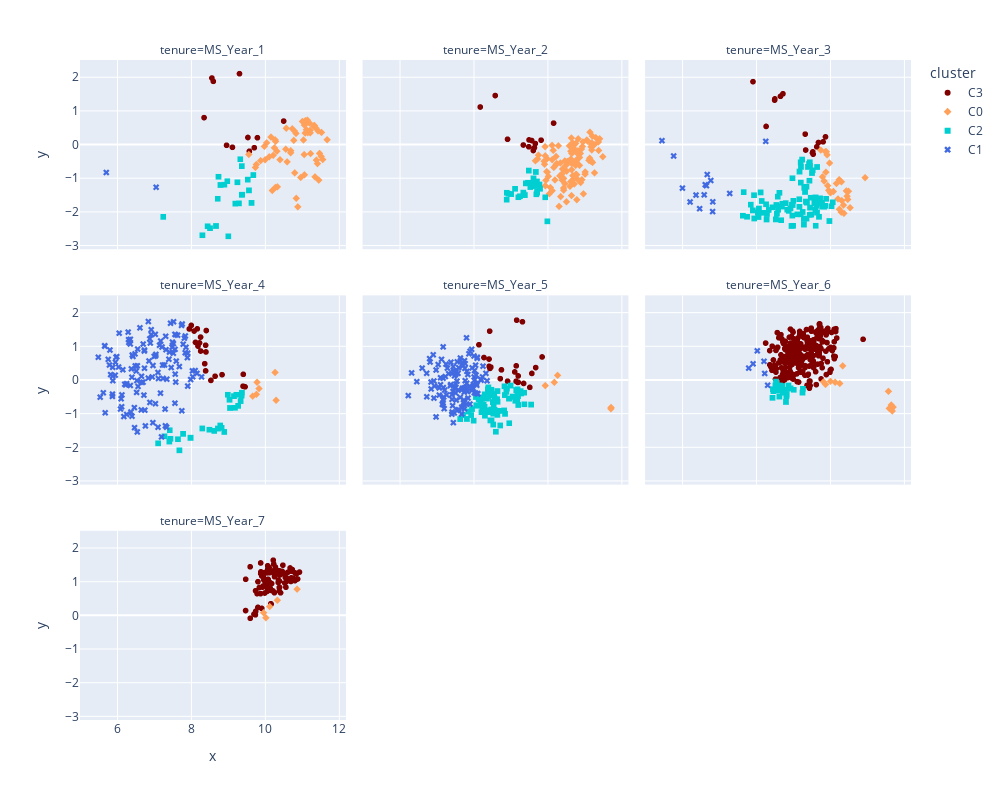

Notebook code for this chart:
### Markdown cell above
In above, we can clearly see that all clusters are more or less equally spreaded over the years.

### Code cell
import plotly.express as px
fig = px.scatter(df_dim_date, x='x', y='y', color='cluster', symbol = 'cluster', color_discrete_map = {'CO':'lavender', 'C1':'royalblue', 'C2':'darkturquoise', 'C3':'maroon'}, 
                facet_col='tenure', facet_col_wrap=3, size_max = 12, hover_data = 'Topics')
fig.update_layout(height=800, width=1000)
fig.show()
